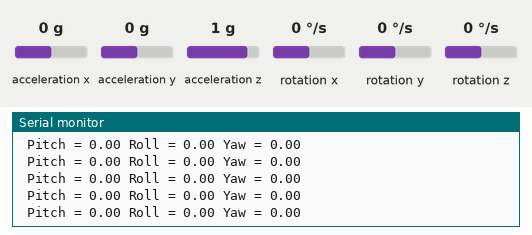
A sketch run on a simulated Arduino Uno, built with avr-gcc and run on an emulated ATmega328P. Parts: the last lines printed to the serial monitor. The test bench sets the inputs (shaded band); at power-on: rotation x 0 °/s, rotation y 0 °/s, rotation z 0 °/s, acceleration x 0 g, acceleration y 0 g, acceleration z 1 g.

Above: at 1.2 s.
1.3 s: rotation x set to -192 °/s
At 1.9 s:
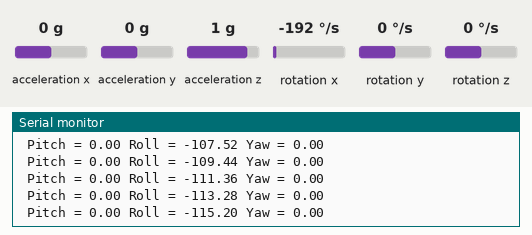
2.8 s: rotation y set to 100 °/s
At 3.7 s:
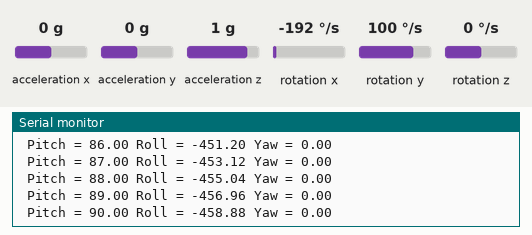
5.8 s: rotation z set to 7 °/s
At 6.3 s:
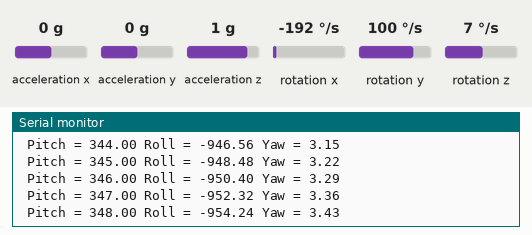
8.8 s: rotation y set to 192 °/s
At 9.3 s:
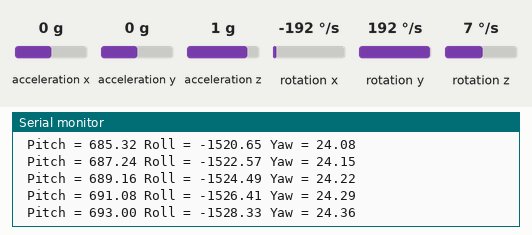
11.8 s: rotation z set to -192 °/s
At 12.8 s:
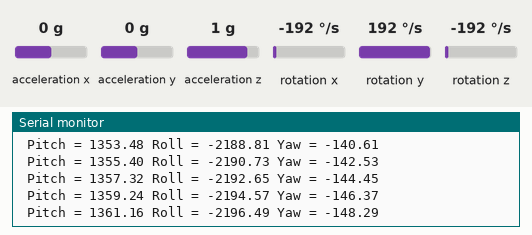
14.8 s: rotation z set to 192 °/s
At 15.5 s:
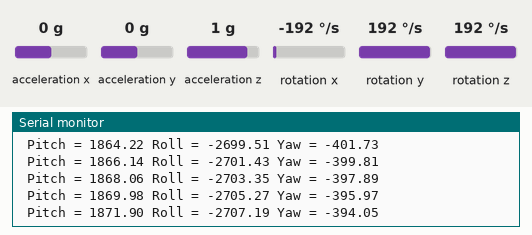
Timing chart, 0 to 17.8 s (numbered marks = the images above; inputs shaded):
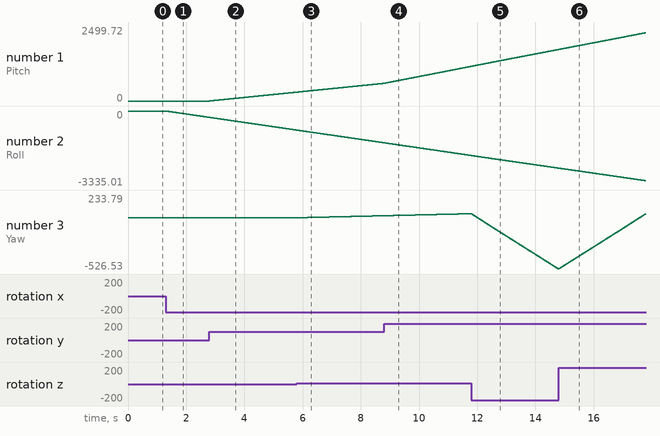

Measured:
- after the input at 1.3 s, the serial monitor: prints a new line at once (image 1)
- plotted number 2: 0 → -286.08 after the input at 1.3 s

The sketch:

MPU6050_SampleCode.ino
```cpp
/*
    MPU6050 Triple Axis Gyroscope & Accelerometer. Pitch & Roll & Yaw Gyroscope Example.
    Read more: http://www.jarzebski.pl/arduino/czujniki-i-sensory/3-osiowy-zyroskop-i-akcelerometr-mpu6050.html
    GIT: https://github.com/jarzebski/Arduino-MPU6050
    Web: http://www.jarzebski.pl
    (c) 2014 by Korneliusz Jarzebski
*/

#include <Wire.h>
#include <MPU6050.h>

MPU6050 mpu;

// Timers
unsigned long timer = 0;
float timeStep = 0.01;

// Pitch, Roll and Yaw values
float pitch = 0;
float roll = 0;
float yaw = 0;

void setup()
{
  Serial.begin(115200);

  // Initialize MPU6050


  // Calibrate gyroscope. The calibration must be at rest.
  // If you don't want calibrate, comment this line.
  mpu.calibrateGyro();

  // Set threshold sensivty. Default 3.
  // If you don't want use threshold, comment this line or set 0.
  mpu.setThreshold(3);
}

void loop()
{
  timer = millis();

  // Read normalized values
  Vector norm = mpu.readNormalizeGyro();

  // Calculate Pitch, Roll and Yaw
  pitch = pitch + norm.YAxis * timeStep;
  roll = roll + norm.XAxis * timeStep;
  yaw = yaw + norm.ZAxis * timeStep;

  // Output raw
  Serial.print(" Pitch = ");
  Serial.print(pitch);
  Serial.print(" Roll = ");
  Serial.print(roll);
  Serial.print(" Yaw = ");
  Serial.println(yaw);

  // Wait to full timeStep period
  delay((timeStep*1000) - (millis() - timer));
}
```
